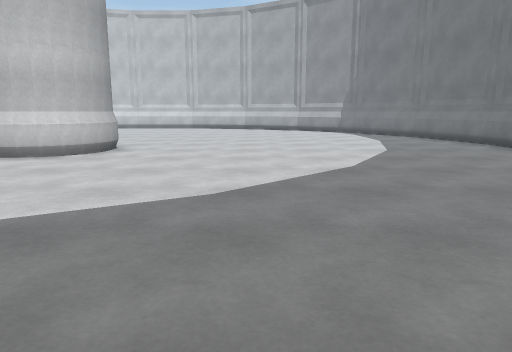
view 1 (above)

16 first-person views from a walk through a 3-D level made in the Unity game engine. The camera is 1.2 m above the floor, tilts 10° down and sees 70° across. The floor is counted in squares, 1 m on a side. Each view is taken from the middle of a square. On the plan, view 1 faces up. The plan holds only what a view shows up to about 15 squares ahead; the rest is blank. Some animated figures are left out.

view 2
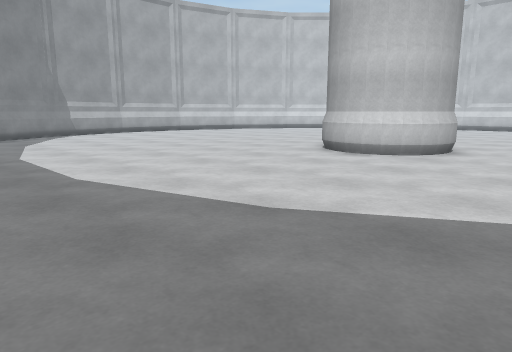

view 3
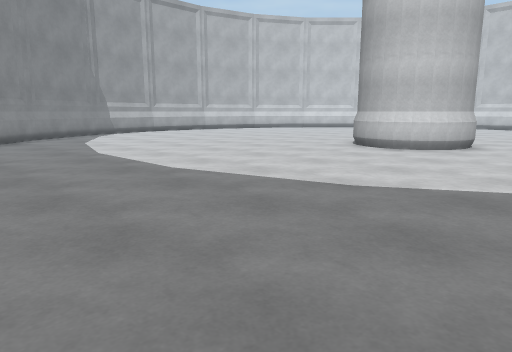

view 4
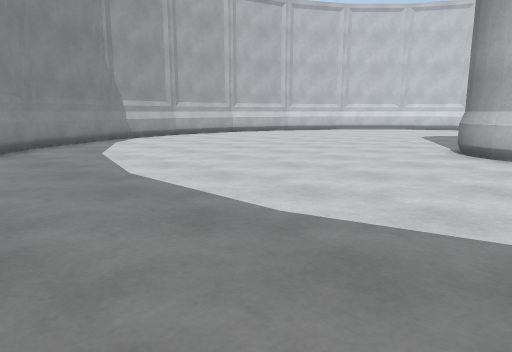

view 5
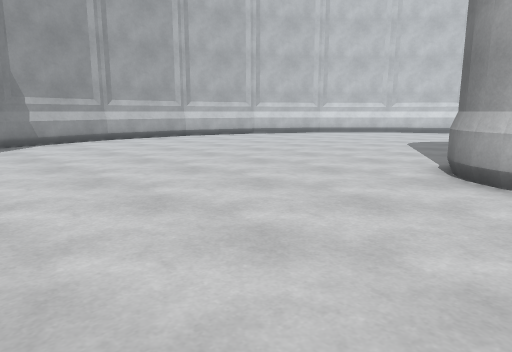

view 6
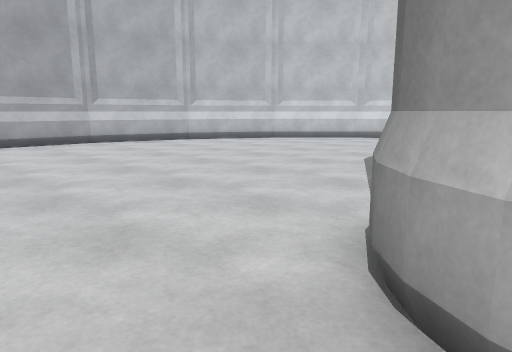

view 7
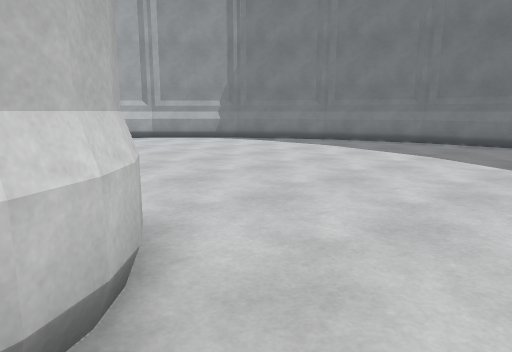

view 8
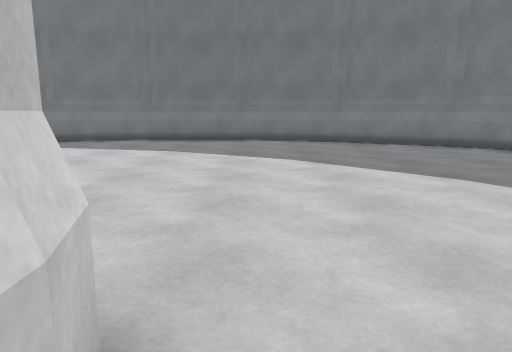

view 9
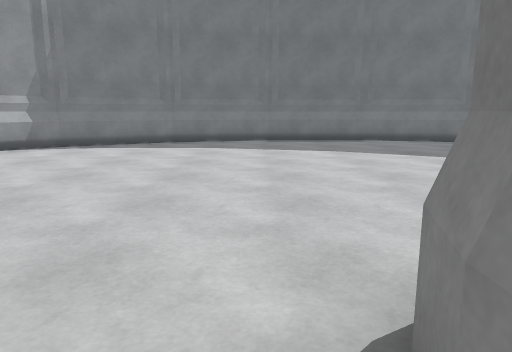

view 10
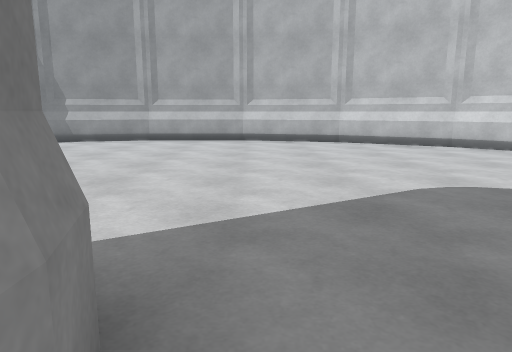

view 11
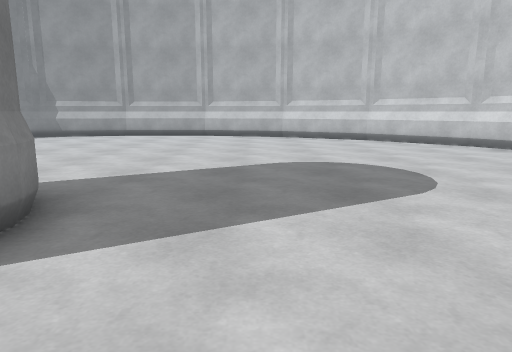

view 12
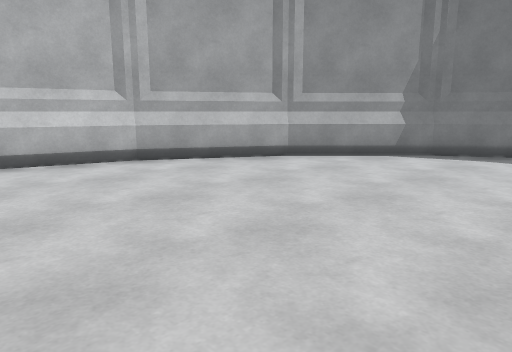

view 13
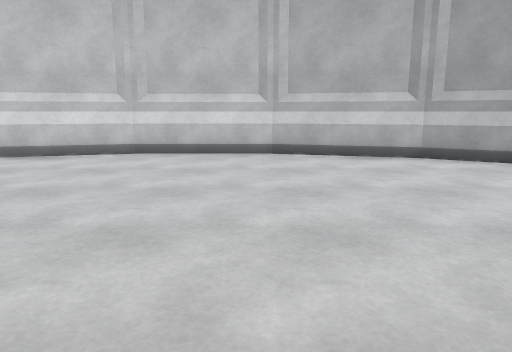

view 14
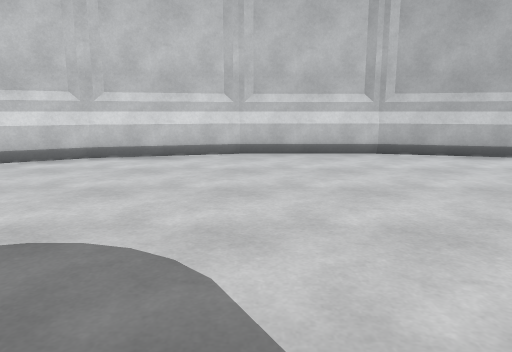

view 15
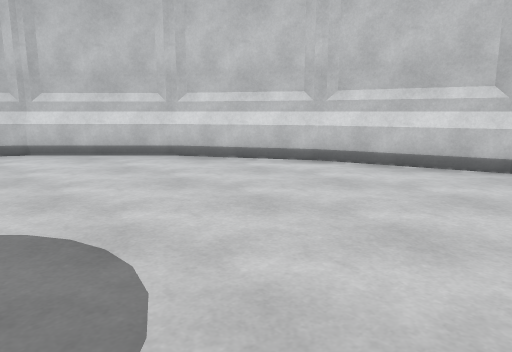

view 16
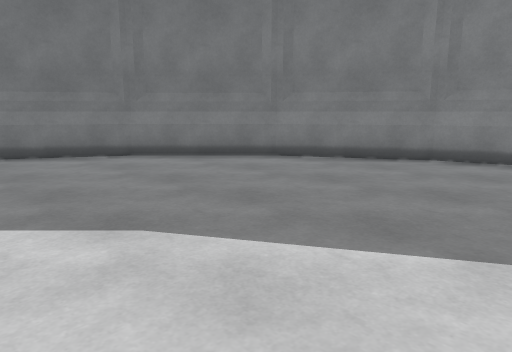

### Floor plan
Points are (right, up) in squares from view 1. A wall is a line through its corners. A room is listed if a view was taken in it or the views show most of it. See-through windows are left out.
Room 1 (views 1, 2, 3, 4, 5, 6, 7, 8, 9, 10, 11, 12, 13, 14, 15, 16)
walls: (-6.9, 13.5) (-6.1, 13.5); (-7.3, 13.4) (-6.7, 13.5); (-6.3, 13.5) (-5.7, 13.3); (-7.8, 13) (-7.2, 13.3); (-4.7, 12.3) (-4.5, 11.7); (-4.6, 11.9) (-4.6, 11) (-5, 10.3); (-4.5, 11.3) (-4.7, 10.5) (-5.4, 9.7) (-6.5, 9.4) (-7.5, 9.7) (-8.2, 10.3); (-8, 10.3) (-8.3, 10.8); (-5.1, 9.9) (-5.9, 9.5) (-7.1, 9.5) (-7.8, 9.9); (-8, 26.5) (-12.7, 25.2); (-11.9, 25.6) (-16, 23.2); (-8.8, 26.5) (-12, 25.6); (-12.6, 25.4) (-15.4, 23.8); (-4.5, 26.5) (-8.5, 26.5); (-15.3, 23.7) (-18.7, 20.3); (-15.9, 23.4) (-18.4, 20.9); (-0.3, 25.2) (-4.9, 26.5); (-0.9, 25.6) (-4.4, 26.5); (-18.1, 21.1) (-20.6, 16.9); (-18.8, 20.4) (-20.4, 17.6); (3, 23.2) (-1.1, 25.6); (2.5, 23.8) (-0.3, 25.4); (-20.2, 17.7) (-21.5, 13.1); (-20.6, 17) (-21.5, 13.8); (5.3, 21) (3, 23.3); (5.7, 20.3) (2.3, 23.7); (-21.5, 13.5) (-21.5, 10.5); (7.6, 16.9) (5.2, 21); (7.5, 17.5) (5.7, 20.5); (-21.3, 9.3) (-20.3, 5.7); (-21.5, 9.1) (-20.6, 5.9); (8.5, 13.7) (7.6, 17.1); (8.5, 13) (7.3, 17.6); (-20.6, 6.1) (-18.2, 2); (8.4, 10.5) (8.4, 13.9); (-20.3, 5.4) (-18.7, 2.4); (8.6, 10.6) (8.6, 13.3); (-18.7, 2.7) (-16.8, 0.8); (-18.3, 2) (-17.4, 1.1); (7.2, 5.3) (8.2, 8.8); (7.7, 6) (8.3, 8.5); (5.2, 2) (7.6, 6.1); (5.7, 2.4) (7.4, 5.5); (2.3, -0.7) (5.7, 2.7); (-2.3, -2.8) (-0.3, -2.2); (3, -0.3) (5.3, 2); (-1.2, -2.6) (3, -0.2); (-0.5, -2.4) (2.5, -0.7); (-2.2, -3) (-1, -2.6)

Where each view was taken, in squares from view 1:
view 1: 0 up, 0 right, facing up
view 2: 0 up, 1 left, facing up-left
view 3: 2 down, 1 left, facing up-left
view 4: 1 down, 5 left, facing up-left
view 5: 3 up, 6 left, facing up-left
view 6: 8 up, 7 left, facing up-left
view 7: 8 up, 6 left, facing up-right
view 8: 9 up, 7 left, facing right
view 9: 14 up, 7 left, facing right
view 10: 14 up, 6 left, facing left
view 11: 16 up, 3 left, facing left
view 12: 17 up, 5 left, facing up-right
view 13: 16 up, 5 left, facing up
view 14: 16 up, 8 left, facing up
view 15: 18 up, 7 left, facing up-left
view 16: 7 up, 4 left, facing down-right
